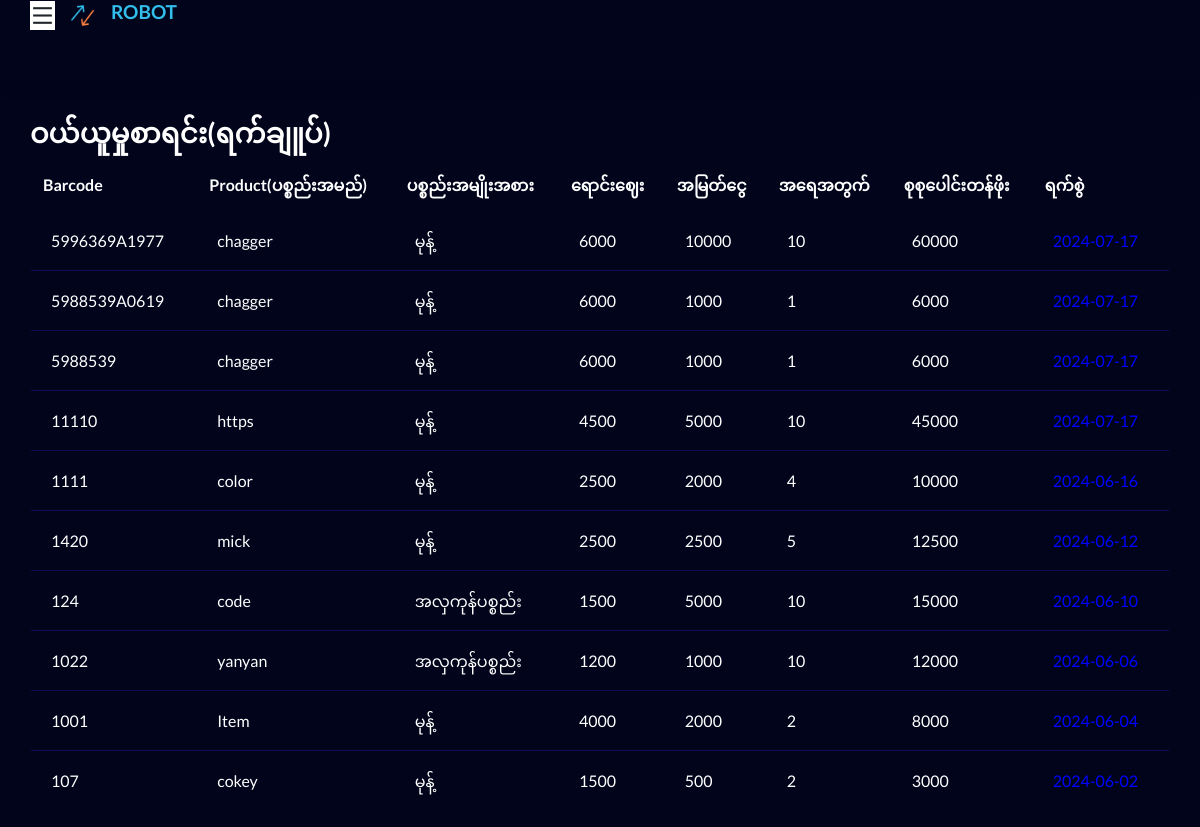
The app's page /day_product.php with its own data.
### tables this page shows
CREATE TABLE `products` (
  `barcode` text NOT NULL,
  `product` text NOT NULL,
  `item` text NOT NULL,
  `price` int(11) NOT NULL,
  `total_price` int(11) NOT NULL,
  `profic` int(11) NOT NULL,
  `quantity` int(11) NOT NULL,
  `total` int(11) NOT NULL,
  `date` date NOT NULL,
  `id` int(11) NOT NULL
);

### day_product.php (the view)
<?php
$file = __DIR__ . DIRECTORY_SEPARATOR . 'main' . DIRECTORY_SEPARATOR . 'index.php';
if (file_exists($file)) {
    include($file);
} else {
    echo "File not found: " . $file;
}
?>
<div class="content-page">
    <div class="container-fluid mt-3">
        <h3>ဝယ်ယူမှုစာရင်း(ရက်ချူပ်)</h3>
        <table class="table table-dark table-hover">
            <tr class="text-white">
                <th>Barcode</th>
                <th>Product(ပစ္စည်းအမည်)</th>
                <th>ပစ္စည်းအမျိုးအစား</th>
                <th>ရောင်းဈေး</th>
                <th>အမြတ်ငွေ</th>
                <th>အရေအတွက်</th>
                <th>စုစုပေါင်းတန်ဖိုး</th>
                <th>ရက်စွဲ</th>
            </tr>
            <?php
include(__DIR__ . DIRECTORY_SEPARATOR . 'main' . DIRECTORY_SEPARATOR . 'db_connect.php');
$sql = "SELECT barcode, product, item, total_price, SUM(profic) AS total_profic, SUM(quantity) AS total_quantity, SUM(total) AS TOTAL, DATE_FORMAT(date, '%Y-%m-%d') AS day,id FROM products GROUP BY day,barcode ORDER BY id DESC,barcode";
$result = $conn->query($sql);
if($result->num_rows > 0) {
    while($row = $result->fetch_assoc()) {
        echo "<div style ='overflow-x: auto; overflow-y: auto;'>";
        echo "<tr>";
        echo "<td>" . $row["barcode"] . "</td>";
        echo "<td>" . $row["product"] . "</td>";
        echo "<td>" . $row["item"] . "</td>";
        echo "<td>" . $row["total_price"] . "</td>";
        echo "<td>" . $row["total_profic"] . "</td>";
        echo "<td>" . $row["total_quantity"] . "</td>";
        echo "<td>" . $row["TOTAL"] . "</td>";
        echo "<td style='color: blue;'>" . $row["day"] . "</td>";
        echo "</tr>";
        echo "</div>";
    }
} else {
    echo "<tr><td colspan='9'>No records found.</td></tr>";
}
?>
        </table>
    </div>
</div>

### main/index.php (shortened to what this page needs)
<!doctype html>
<html lang="en">
<head>
    <link rel="stylesheet" href="../assets/css/backend-plugin.min.css">
    <link rel="stylesheet" href="../assets/css/backend.css?v=1.0.0">
    <link rel="stylesheet" href="../assets/vendor/@fortawesome/fontawesome-free/css/all.min.css">
    <link rel="stylesheet" href="../assets/vendor/line-awesome/dist/line-awesome/css/line-awesome.min.css">
    <link rel="stylesheet" href="../assets/vendor/remixicon/fonts/remixicon.css">
</head>
<body class="bg-dark">
    <div class="wrapper">
        <div class="iq-top-navbar bg-dark">
            <div class="iq-navbar-custom bg-dark">
                <nav class="navbar navbar-expand-lg navbar-light p-0">
                    <div class="iq-navbar-logo d-flex align-items-center justify-content-between">
                        <i class="ri-menu-line wrapper-menu bg-white"></i>
                        <a href="../backend/index.php" class="header-logo">
                            <img src="../assets/images/logo.png" class="img-fluid rounded-normal" alt="logo">
                            <h5 class="logo-title ml-3">ROBOT</h5>
                        </a>
                    </div>
                </nav>
            </div>
        </div>
    </div>
</body>
</html>

### records on screen
products: barcode "5996369A1977", product "chagger", item "မုန့်", total_price "6000", total_profic "10000", total_quantity "10", TOTAL "60000", day "2024-07-17"
products: barcode "5988539A0619", product "chagger", item "မုန့်", total_price "6000", total_profic "1000", total_quantity "1", TOTAL "6000", day "2024-07-17"
products: barcode "5988539", product "chagger", item "မုန့်", total_price "6000", total_profic "1000", total_quantity "1", TOTAL "6000", day "2024-07-17"
products: barcode "11110", product "https", item "မုန့်", total_price "4500", total_profic "5000", total_quantity "10", TOTAL "45000", day "2024-07-17"
products: barcode "1111", product "color", item "မုန့်", total_price "2500", total_profic "2000", total_quantity "4", TOTAL "10000", day "2024-06-16"
products: barcode "1420", product "mick", item "မုန့်", total_price "2500", total_profic "2500", total_quantity "5", TOTAL "12500", day "2024-06-12"
products: barcode "124", product "code", item "အလှကုန်ပစ္စည်း", total_price "1500", total_profic "5000", total_quantity "10", TOTAL "15000", day "2024-06-10"
products: barcode "1022", product "yanyan", item "အလှကုန်ပစ္စည်း", total_price "1200", total_profic "1000", total_quantity "10", TOTAL "12000", day "2024-06-06"
products: barcode "1001", product "Item", item "မုန့်", total_price "4000", total_profic "2000", total_quantity "2", TOTAL "8000", day "2024-06-04"
products: barcode "107", product "cokey", item "မုန့်", total_price "1500", total_profic "500", total_quantity "2", TOTAL "3000", day "2024-06-02"
